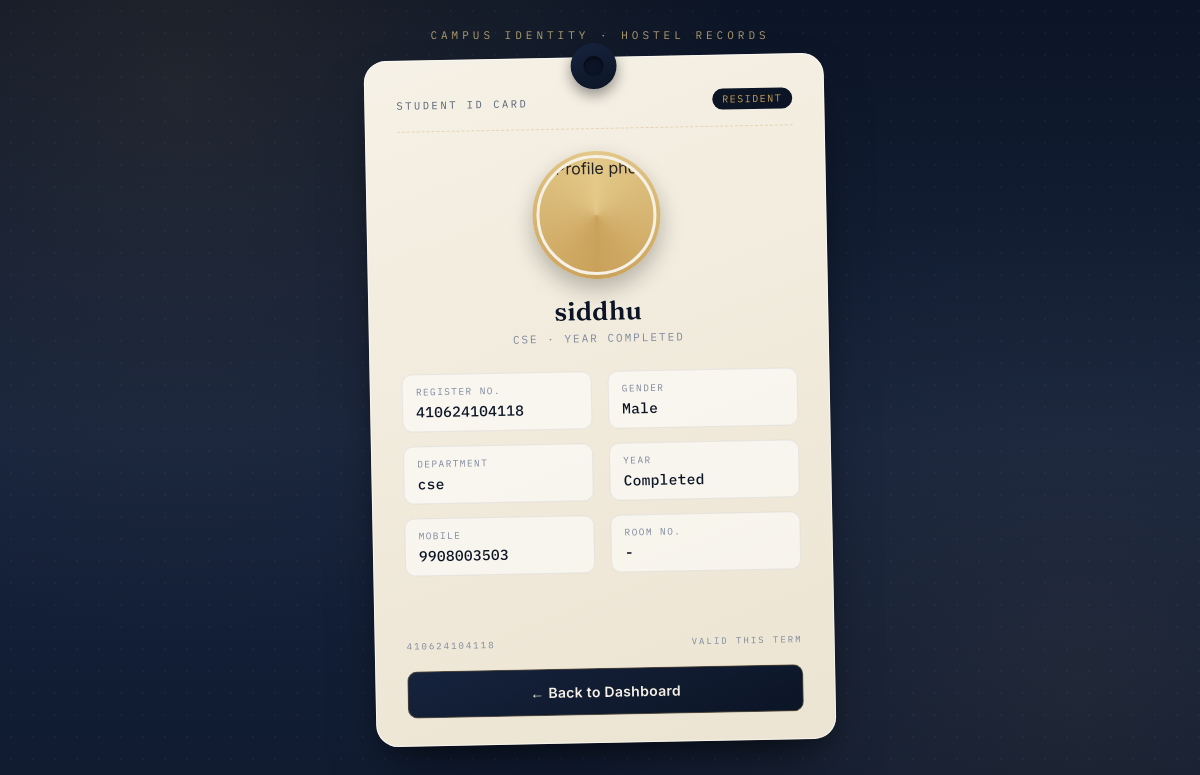
/student/profile (signed in), run on the app's committed database.
### tables this page shows
CREATE TABLE students(
    id INTEGER PRIMARY KEY AUTOINCREMENT,

    college_code TEXT NOT NULL,

    register_no TEXT NOT NULL,

    student_name TEXT NOT NULL,

    department TEXT NOT NULL,

    year TEXT NOT NULL,

    gender TEXT NOT NULL,

    mobile TEXT NOT NULL,

    password TEXT NOT NULL,

    room_id INTEGER,

    FOREIGN KEY(college_code)
    REFERENCES colleges(college_code)
    ON DELETE CASCADE,

    FOREIGN KEY(room_id)
    REFERENCES rooms(id)
    ON DELETE SET NULL,

    UNIQUE(college_code, register_no)
);

### app.py (the view, shortened to what this page needs)
@app.route("/student/profile")
def student_profile():
    if "student_id" not in session:
        return redirect(url_for("student_login"))
    conn = sqlite3.connect("hostel.db")
    cursor = conn.cursor()
    cursor.execute("""
    SELECT

        register_no,
        student_name,
        department,
        year,
        gender,
        mobile,
        room_id

    FROM students

    WHERE id=?

    """, (session["student_id"],))
    student = cursor.fetchone()
    room_no = "-"
    conn.close()
    return render_template(
        "student_profile.html",
        student=student,
        room_no=room_no
    )

### templates/student_profile.html (shortened to what this page needs)
<!DOCTYPE html>
<html lang="en">
<head>
</head>
<body>
<div class="eyebrow">Campus Identity · Hostel Records</div>
<div class="stage">
  <div class="id-card">
    <div class="punch"></div>
    <div class="card-head">
      <span class="institute">Student ID Card</span>
      <span class="badge-tag">Resident</span>
    </div>
    <div class="profile">
      <div class="photo-frame">
        <img src="https://cdn-icons-png.flaticon.com/512/3135/3135715.png" alt="Profile photo">
      </div>
      <h2>{{ student[1] }}</h2>
      <div class="role">{{ student[2] }} · Year {{ student[3] }}</div>
    </div>
    <div class="data">
      <div class="field">
        <label>Register No.</label>
        <div class="val">{{ student[0] }}</div>
      </div>
      <div class="field">
        <label>Gender</label>
        <div class="val">{{ student[4] }}</div>
      </div>
      <div class="field">
        <label>Department</label>
        <div class="val">{{ student[2] }}</div>
      </div>
      <div class="field">
        <label>Year</label>
        <div class="val">{{ student[3] }}</div>
      </div>
      <div class="field">
        <label>Mobile</label>
        <div class="val">{{ student[5] }}</div>
      </div>
      <div class="field">
        <label>Room No.</label>
        <div class="val">{{ room_no }}</div>
      </div>
    </div>
    <div class="barcode" aria-hidden="true">
    </div>
    <div class="barcode-caption">
      <span>{{ student[0] }}</span>
      <span>Valid this term</span>
    </div>
    <div class="back">
      <a href="/student/dashboard">
        <button>← Back to Dashboard</button>
      </a>
    </div>
  </div>
</div>
</body>
</html>

### data on the page
students: student_name "siddhu", department "CSE", year "COMPLETED", register_no "410624104118", gender "Male", department "cse", year "Completed", mobile "9908003503"

### other printed values
{{ room_no }} "-"
